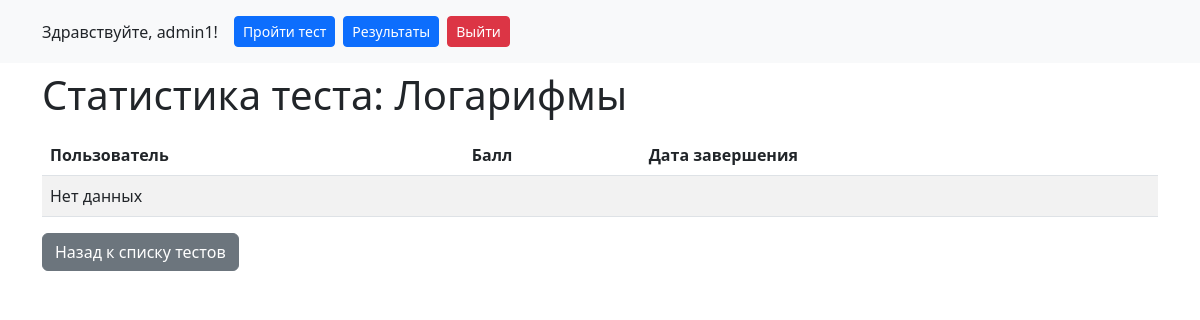
The app's page /test/4/statistics/ (signed in), older data.
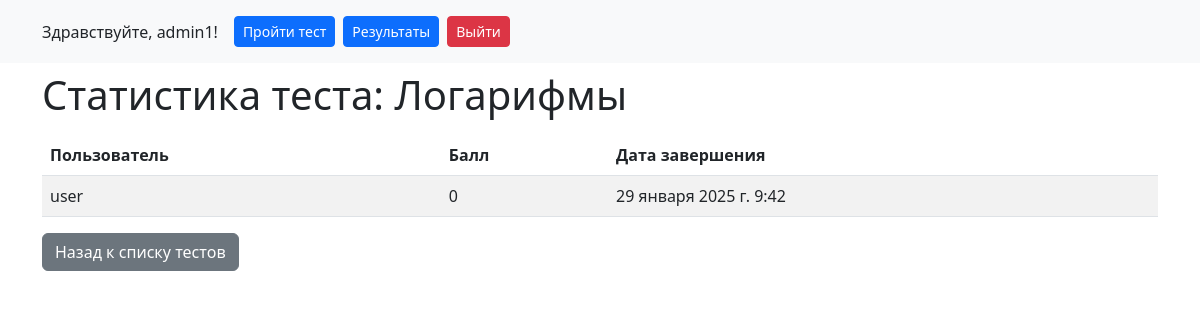
The same page, newer data.
### quiz/models.py (models this page shows, shortened)
class UserTestResult(models.Model):
    user = models.ForeignKey(User, on_delete=models.CASCADE)
    test = models.ForeignKey(Test, on_delete=models.CASCADE)
    score = models.IntegerField()
    completed_at = models.DateTimeField(auto_now_add=True)

### quiz/views.py (the view)
# urls.py: path('test/<int:test_id>/statistics/', TestStatisticsView.as_view(), name='test_statistics'),
class TestStatisticsView(UserPassesTestMixin, views.View):
    template_name = 'quiz/test_statistics.html'
    def test_func(self):
        return self.request.user.is_staff and self.request.user.groups.filter(name='Администраторы').exists()
    def get(self, request, test_id):
        test = get_object_or_404(Test, id=test_id, created_by=request.user)
        results = UserTestResult.objects.filter(test=test)
        return render(request, self.template_name, {'test': test, 'results': results})

### quiz/templates/quiz/test_statistics.html (shortened to what this page needs)
<!DOCTYPE html>
<html lang="ru">
<head>
    <link href="https://cdn.jsdelivr.net/npm/bootstrap@5.3.0/dist/css/bootstrap.min.css" rel="stylesheet">
</head>
<body>
    <header class="bg-light p-3 mb-2">
        <div class="container">
            <div class="d-flex justify-content-between align-items-center">
                <div class="d-flex align-items-center">
                    {% if user.is_authenticated %}
                    <span class="me-3">Здравствуйте, {{ user.username }}!</span>
                    <a href="{% url 'home' %}" class="btn btn-primary btn-sm me-2">Пройти тест</a>
                    <a href="{% url 'user_results' %}" class="btn btn-primary btn-sm me-2">Результаты</a>
                    <form method="post" action="{% url 'log_out' %}">
                        <button type="submit" class="btn btn-danger btn-sm">Выйти</button>
                    </form>
                    {% else %}
                    <a href="{% url 'log_in' %}" class="btn btn-primary btn-sm">Войти</a>
                    {% endif %}
                </div>
            </div>
        </div>
    </header>
    <div class="container">
        <h1 class="mb-3">Статистика теста: {{ test.name }}</h1>
        <table class="table table-striped">
            <thead>
                <tr>
                    <th>Пользователь</th>
                    <th>Балл</th>
                    <th>Дата завершения</th>
                </tr>
            </thead>
            <tbody>
                {% for result in results %}
                <tr>
                    <td>{{ result.user.username }}</td>
                    <td>{{ result.score }}</td>
                    <td>{{ result.completed_at }}</td>
                </tr>
                {% empty %}
                <tr>
                    <td colspan="3">Нет данных</td>
                </tr>
                {% endfor %}
            </tbody>
        </table>
        <a href="{% url 'test_list' %}" class="btn btn-secondary mb-3">Назад к списку тестов</a>
    </div>
</body>
</html>

Row changes from the older to the newer data that the page shows:
added UserTestResult: user.username "user", score "0", completed_at "29 января 2025 г. 9:42"
Text that changed along with them:
text no longer shown: "Нет данных"
